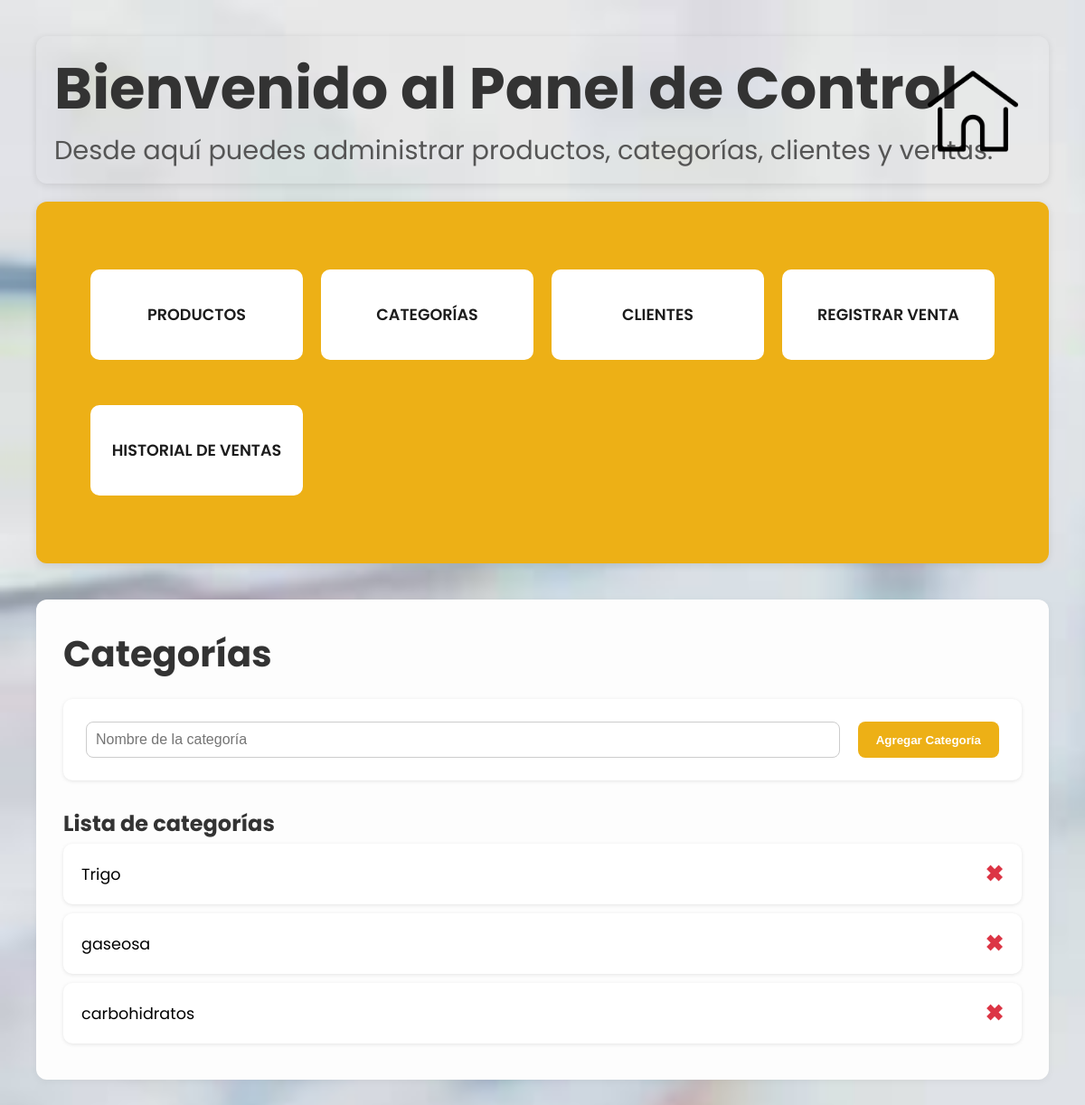
Screenshot of /categorias with the database file from the repository.
### tables this page shows
CREATE TABLE categorias (
            id INTEGER PRIMARY KEY AUTOINCREMENT,
            nombre TEXT NOT NULL
        );

### Proyecto-MC/app.py (the view)
@app.route('/categorias', methods=['GET', 'POST'])
def categorias():
    conn = get_db_connection()
    if request.method == 'POST':
        nombre = request.form['nombre']
        conn.execute('INSERT INTO categorias (nombre) VALUES (?)', (nombre,))
        conn.commit()
    categorias = conn.execute('SELECT * FROM categorias').fetchall()
    conn.close()
    return render_template('categorias.html', categorias=categorias)

### Proyecto-MC/app.py (called while the page is built)
def get_db_connection():
    conn = sqlite3.connect('database.db')
    conn.row_factory = sqlite3.Row
    return conn

### Proyecto-MC/templates/categorias.html (shortened to what this page needs)
{% extends "base.html" %}
{% block content %}
<section class="categorias-section">
    <h1 class="titulo-seccion">Categorías</h1>
    <form class="formulario-categoria" action="/categorias" method="POST">
        <input type="text" name="nombre" placeholder="Nombre de la categoría" required />
        <button type="submit" class="btn-agregar">Agregar Categoría</button>
    </form>
    <h2 class="subtitulo">Lista de categorías</h2>
    <ul class="lista-categorias">
        {% for categoria in categorias %}
            <li class="categoria-item">
                <span>{{ categoria['nombre'] }}</span>
                <a href="{{ url_for('eliminar_categoria', categoria_id=categoria['id']) }}"
                   class="btn-eliminar-categoria"
                   onclick="return confirm('¿Seguro quieres eliminar esta categoría?');">
                   &#x2716;
                </a>
            </li>
        {% endfor %}
    </ul>
</section>
{% endblock %}

### Proyecto-MC/static/style.css (style rules this page uses)
* { margin: 0; padding: 0; box-sizing: border-box; }
body { font-family: Poppins, Arial, sans-serif; margin: 40px; background-color: #ddd; background-image: url("../static/images/fondo.jpg"); background-size: cover; background-attachment: fixed; }
h1, h2 { color: #333; }
form input, form button { margin: 5px; padding: 8px; }
ul { list-style-type: none; padding: 0; }
li { padding: 10px 0; margin: 5px 0; }
.titulo-seccion { font-size: 2.5em; margin-bottom: 20px; color: #333; }
.btn-agregar { background-color: #28a745; color: white; border: none; padding: 10px 18px; border-radius: 8px; cursor: pointer; font-weight: bold; }
.categorias-section { padding: 30px; background-color: #fdfdfd; border-radius: 12px; box-shadow: 0 2px 8px rgba(0,0,0,0.05); margin-top: 40px; }
.formulario-categoria { display: flex; flex-wrap: wrap; gap: 10px; background: #fff; padding: 20px; border-radius: 10px; margin-bottom: 30px; box-shadow: 0 1px 4px rgba(0,0,0,0.1); }
.formulario-categoria input { flex: 1 1 250px; padding: 10px; border: 1px solid #ccc; border-radius: 8px; font-size: 1em; }
.lista-categorias { list-style: none; padding: 0; margin: 0; }
.categoria-item { display: flex; justify-content: space-between; align-items: center; background: white; padding: 15px 20px; margin-bottom: 10px; border-radius: 10px; box-shadow: 0 1px 4px rgba(0,0,0,0.1); font-size: 1.1em; }
.btn-eliminar-categoria { color: #dc3545; font-size: 1.4em; text-decoration: none; font-weight: bold; }
.btn-agregar, .btn-principal { padding: 10px 20px; border: none; background-color: #edb016; color: #fff; font-weight: bold; border-radius: 8px; cursor: pointer; transition: background-color 0.3s ease; }

### rows the page displays
categorias: nombre "Trigo"
categorias: nombre "gaseosa"
categorias: nombre "carbohidratos"
